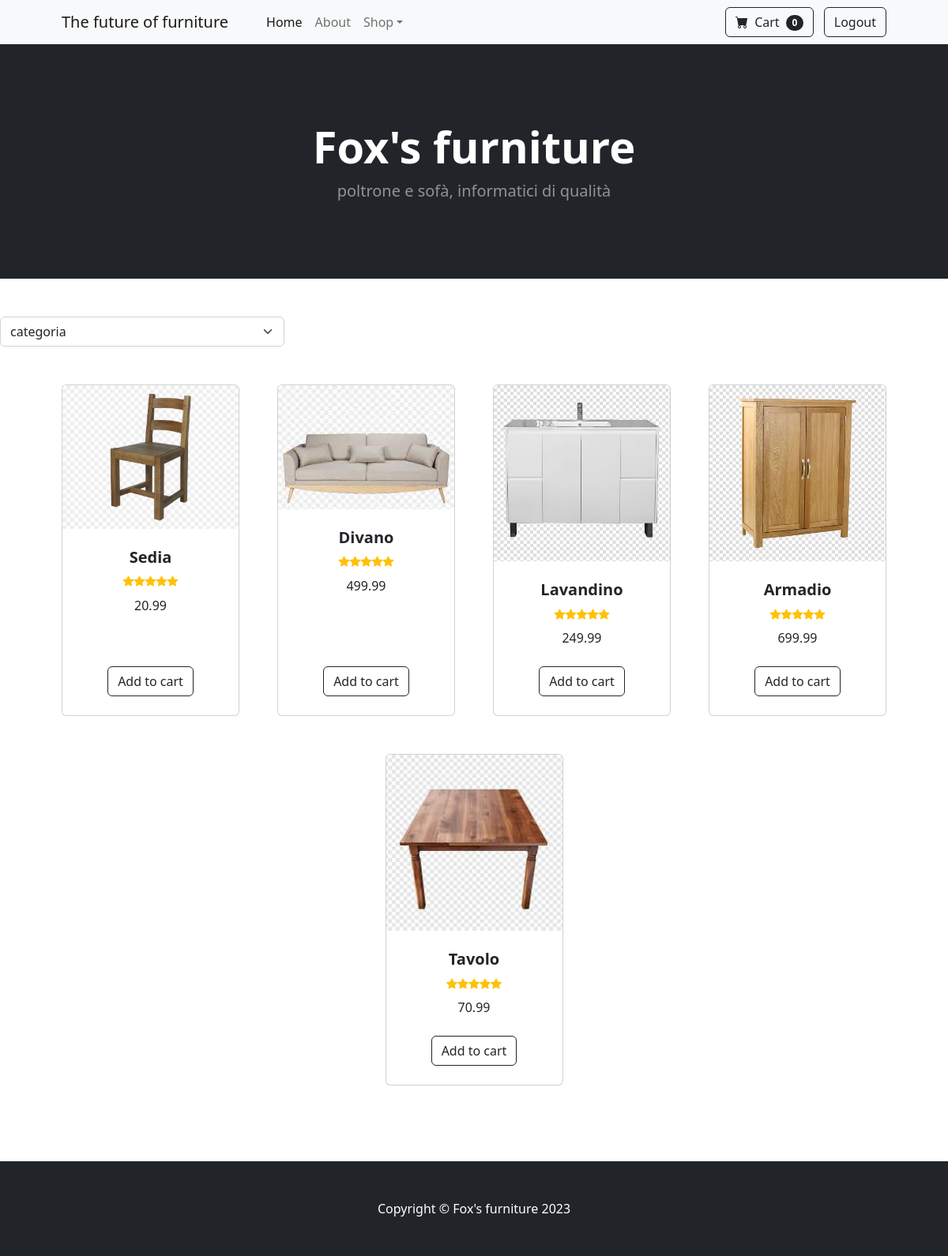
The page /ecommerce.php on the database its author committed.
### tables this page shows
CREATE TABLE prodotti (
    id_prodotto INT(255) AUTO_INCREMENT PRIMARY KEY,
    nome VARCHAR(30),
    prezzo DOUBLE(10, 2),
    peso DOUBLE(10, 2),
    descrizione TEXT,
    immagine LONGBLOB,
    categoria INT(255),
    stock INT(255)
);

### ecommerce.php (the view, shortened to what this page needs)
<?php
include "connection.php";
$conn = mysqli_connect($hostname, $username, $password, $dbname);
?>
<!DOCTYPE html>
<html lang="en">
<head>
    <link href="https://cdn.jsdelivr.net/npm/bootstrap-icons@1.5.0/font/bootstrap-icons.css" rel="stylesheet" />
    <link href="css/styles.css" rel="stylesheet" />
</head>
<body>
    <nav class="navbar navbar-expand-lg navbar-light bg-light">
        <div class="container px-4 px-lg-5">
            <a class="navbar-brand" href="#!">The future of furniture</a>
            <div class="collapse navbar-collapse" id="navbarSupportedContent">
                <ul class="navbar-nav me-auto mb-2 mb-lg-0 ms-lg-4">
                    <li class="nav-item"><a class="nav-link active" aria-current="page" href="#!">Home</a></li>
                    <li class="nav-item"><a class="nav-link" href="about.html">About</a></li>
                    <li class="nav-item dropdown">
                        <a class="nav-link dropdown-toggle" id="navbarDropdown" href="#" role="button"
                            data-bs-toggle="dropdown" aria-expanded="false">Shop</a>
                    </li>
                </ul>
                <form class="d-flex">
                    <button class="btn btn-outline-dark" type="submit">
                        <i class="bi-cart-fill me-1"></i>
                        Cart
                        <span class="badge bg-dark text-white ms-1 rounded-pill">0</span>
                    </button>
                </form>
                <form action="index.php">
                    <button class="btn btn-outline-dark" type="submit">
                        <h7>Logout</h7>
                    </button>
                </form>
            </div>
        </div>
    </nav>
    <header class="bg-dark py-5">
        <div class="container px-4 px-lg-5 my-5">
            <div class="text-center text-white">
                <h1 class="display-4 fw-bolder">Fox's furniture</h1>
                <p class="lead fw-normal text-white-50 mb-0">poltrone e sofà, informatici di qualità</p>
            </div>
        </div>
    </header>
    <section class="py-5">
        <form action="" method="GET" name="form-categoria">
            <select class="form-select" name="categoria" onchange="submit();">
                <option hidden>categoria</option>
                <?php
                $query = 'SELECT categorieprodotti.id_categoria, categorieprodotti.nome, categorieprodotti.descrizione FROM categorieprodotti';
                ?>
            </select>
        </form>
        <div class="container px-4 px-lg-5 mt-5">
            <div class="row gx-4 gx-lg-5 row-cols-2 row-cols-md-3 row-cols-xl-4 justify-content-center">
                <?php
                if (isset($_GET['categoria']) && $_GET['categoria'] != "Tutti")
                    $query = "SELECT prodotti.nome, prodotti.prezzo, prodotti.peso, prodotti.descrizione, prodotti.immagine, prodotti.stock
                                    FROM prodotti
                                    WHERE prodotti.categoria=" . $_GET['categoria'] . ";";
                else
                    $query = "SELECT prodotti.nome, prodotti.prezzo, prodotti.peso, prodotti.descrizione, prodotti.immagine, prodotti.stock
                                    FROM prodotti;";
                $result = mysqli_query($conn, $query);
                if ($result->num_rows > 0) {
                    while ($row = mysqli_fetch_array($result)) {
                        echo '<div class="col mb-5">
                                <div class="card h-100">
                                    <img class="card-img-top" src="' . $row["immagine"] . '" alt="..." />
                                    <div class="card-body p-4">
                                        <div class="text-center">
                                            <h5 class="fw-bolder">' . $row["nome"] . '</h5>
                                            <div class="d-flex justify-content-center small text-warning mb-2">
                                                <div class="bi-star-fill"></div>
                                                <div class="bi-star-fill"></div>
                                                <div class="bi-star-fill"></div>
                                                <div class="bi-star-fill"></div>
                                                <div class="bi-star-fill"></div>
                                            </div>
                                            ' . $row["prezzo"] . '
                                        </div>
                                    </div>
                                    <div class="card-footer p-4 pt-0 border-top-0 bg-transparent">
                                        <div class="text-center"><a class="btn btn-outline-dark mt-auto" href="#">Add to cart</a>
                                        </div>
                                    </div>
                                </div>
                            </div>';
                    }
                } else {
                    echo "Nessun dato presente";
                }
                ?>
            </div>
        </div>
    </section>
    <footer class="py-5 bg-dark">
        <div class="container">
            <p class="m-0 text-center text-white">Copyright &copy; Fox's furniture 2023</p>
        </div>
    </footer>
</body>
</html>

### rows shown on the page
prodotti: immagine (picture), nome "Sedia", prezzo "20.99"
prodotti: immagine (picture), nome "Divano", prezzo "499.99"
prodotti: immagine (picture), nome "Lavandino", prezzo "249.99"
prodotti: immagine (picture), nome "Armadio", prezzo "699.99"
prodotti: immagine (picture), nome "Tavolo", prezzo "70.99"
